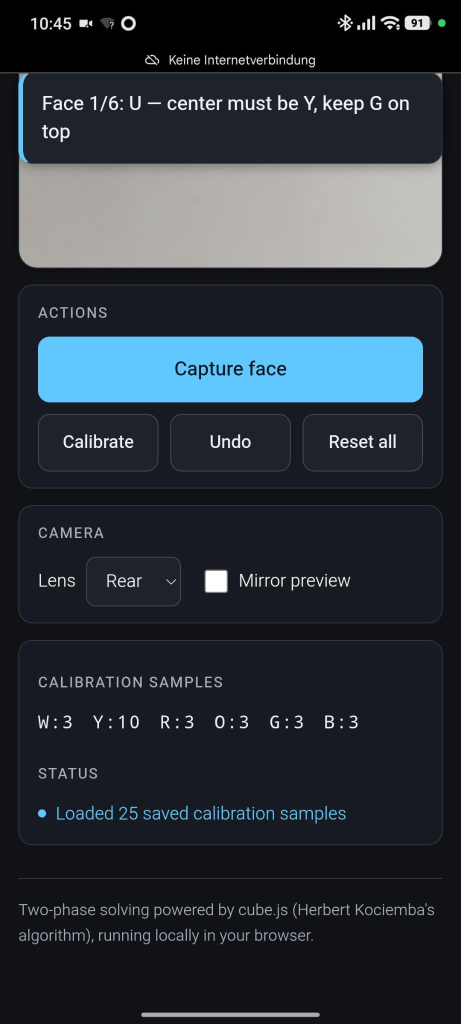
#> input picture bottom.jpg, 922 x 2048 px, given in place of the camera (shown at 1/2 size)
$ python cube_scanner.py
#> lines starting #> are read from the running program, lines starting #| are printed output that depends on the picture; after the words box and inside, x2 and y2 are one past the last pixel; in counts of white or black regions, pixels touching at a corner belong together
import argparse
import json
import os

import cv2
import numpy as np
import kociemba

CALIB_FILE = os.path.join(os.path.dirname(os.path.abspath(__file__)), "cube_calibration.json")

FACE_ORDER = ["U", "R", "F", "D", "L", "B"]

CENTER_LETTER_FOR_FACE = {
    "U": "y",
    "R": "r",
    "F": "b",
    "D": "w",
    "L": "o",
    "B": "g",
}

TOP_COLOR_FOR_FACE = {
    "U": "g",
    "R": "y",
    "F": "y",
    "D": "b",
    "L": "y",
    "B": "y",
}

COLOR_LETTERS = ["w", "y", "r", "o", "g", "b"]

DEFAULT_HSV = {
    "w": np.array([0.0, 18.0, 225.0]),
    "y": np.array([28.0, 200.0, 220.0]),
    "r": np.array([2.0, 215.0, 180.0]),
    "o": np.array([11.0, 225.0, 225.0]),
    "g": np.array([65.0, 190.0, 150.0]),
    "b": np.array([108.0, 205.0, 180.0]),
}

SWATCH_BGR = {
    "w": (235, 235, 235),
    "y": (0, 215, 255),
    "r": (40, 40, 210),
    "o": (0, 140, 255),
    "g": (60, 160, 60),
    "b": (200, 90, 0),
}

LETTER_TO_FACE_CHAR = {"y": "U", "r": "R", "b": "F", "w": "D", "o": "L", "g": "B"}

GRID_SIZE = 3
CELL_SIZE_PX = 70
CELL_GAP_PX = 10
FRAMES_TO_SMOOTH = 6
MAX_SAMPLES_PER_COLOR = 30


def build_grid(frame_shape):
    frame_h, frame_w = frame_shape[:2]

    grid_span = GRID_SIZE * CELL_SIZE_PX + (GRID_SIZE - 1) * CELL_GAP_PX
    left = frame_w // 2 - grid_span // 2
    top = frame_h // 2 - grid_span // 2

    cells = []
    for row in range(GRID_SIZE):
        for col in range(GRID_SIZE):
            cell_x = left + col * (CELL_SIZE_PX + CELL_GAP_PX)
            cell_y = top + row * (CELL_SIZE_PX + CELL_GAP_PX)
            cells.append((cell_x, cell_y, CELL_SIZE_PX, CELL_SIZE_PX))

    return cells


KMEANS_CLUSTERS = 3
KMEANS_CRITERIA = (cv2.TERM_CRITERIA_EPS + cv2.TERM_CRITERIA_MAX_ITER, 15, 1.0)


def dominant_bgr_cluster(pixels_bgr):
    attempts = 4
    _, labels, centers = cv2.kmeans(
        pixels_bgr, KMEANS_CLUSTERS, None, KMEANS_CRITERIA, attempts, cv2.KMEANS_PP_CENTERS
    )
    labels = labels.flatten()

    cluster_sizes = np.bincount(labels, minlength=KMEANS_CLUSTERS)
    brightness = centers.sum(axis=1)

    not_blown_out = brightness < 720
    eligible = np.where(not_blown_out)[0] if not_blown_out.any() else np.arange(KMEANS_CLUSTERS)

    largest = eligible[np.argmax(cluster_sizes[eligible])]
    return pixels_bgr[labels == largest]


# [6 lines left out: function unmirror_face, not called in this run]


def read_sticker_hsv(frame, cell):
    cx, cy, cw, ch = cell
    inset = int(cw * 0.3)

    patch = frame[cy + inset:cy + ch - inset, cx + inset:cx + cw - inset]
    if patch.size == 0:
        return np.zeros(3)

    patch = cv2.GaussianBlur(patch, (5, 5), 0)
    pixels_bgr = patch.reshape(-1, 3).astype(np.float32)

    dominant_bgr = dominant_bgr_cluster(pixels_bgr)
    pixels = cv2.cvtColor(dominant_bgr.reshape(-1, 1, 3).astype(np.uint8), cv2.COLOR_BGR2HSV).reshape(-1, 3)
    pixels = pixels.astype(np.float32)

    hue_radians = pixels[:, 0] * (np.pi / 90.0)
    sat_weight = pixels[:, 1] + 1.0
    mean_x = float((np.cos(hue_radians) * sat_weight).sum() / sat_weight.sum())
    mean_y = float((np.sin(hue_radians) * sat_weight).sum() / sat_weight.sum())
    mean_hue = (np.arctan2(mean_y, mean_x) % (2 * np.pi)) * (90.0 / np.pi)

    return np.array([mean_hue, float(np.median(pixels[:, 1])), float(np.median(pixels[:, 2]))])


def hue_distance(hue_a, hue_b):
    diff = abs(float(hue_a) - float(hue_b)) % 180.0
    return min(diff, 180.0 - diff)


def hsv_distance(sample, reference):
    hue_gap = hue_distance(sample[0], reference[0]) / 90.0
    shared_saturation = min(sample[1], reference[1]) / 255.0
    sat_gap = abs(sample[1] - reference[1]) / 255.0
    val_gap = abs(sample[2] - reference[2]) / 255.0

    return hue_gap * shared_saturation * 5.0 + sat_gap * 1.2 + val_gap * 0.2


def build_cost_matrix(samples, references):
    return np.array([[hsv_distance(sample, references[letter]) for letter in COLOR_LETTERS] for sample in samples])


# [39 lines left out: function assign_with_quota, not called in this run]


def weighted_hsv_mean(samples, weights):
    values = np.array(samples, dtype=np.float64)
    weights = np.array(weights, dtype=np.float64)

    hue_radians = values[:, 0] * (np.pi / 90.0)
    hue_weights = weights * (values[:, 1] + 1.0)
    mean_x = (np.cos(hue_radians) * hue_weights).sum() / hue_weights.sum()
    mean_y = (np.sin(hue_radians) * hue_weights).sum() / hue_weights.sum()
    mean_hue = (np.arctan2(mean_y, mean_x) % (2 * np.pi)) * (90.0 / np.pi)

    mean_sat = (values[:, 1] * weights).sum() / weights.sum()
    mean_val = (values[:, 2] * weights).sum() / weights.sum()

    return np.array([mean_hue, mean_sat, mean_val])


# [4 lines left out: function save_calibration, not called in this run]


def load_calibration():
    if not os.path.exists(CALIB_FILE):
        return {letter: [] for letter in COLOR_LETTERS}

    with open(CALIB_FILE) as f:
        raw = json.load(f)

    return {letter: [np.array(s, dtype=np.float64) for s in raw.get(letter, [])] for letter in COLOR_LETTERS}


# [36 lines left out: function solve_face_colors, not called in this run]


def letters_to_kociemba_string(sticker_letters):
    return "".join(LETTER_TO_FACE_CHAR[letter] for letter in sticker_letters)


# [109 lines left out: functions solve_and_report, edit_face_window, not called in this run]


def draw_hud(frame, cells, samples, labels, face_index, samples_by_color):
    frame_h, frame_w = frame.shape[:2]

    for cell, label in zip(cells, labels):
        cell_x, cell_y, cell_w, cell_h = cell

        cv2.rectangle(frame, (cell_x, cell_y), (cell_x + cell_w, cell_y + cell_h), (0, 0, 0), 3)
        cv2.rectangle(frame, (cell_x, cell_y), (cell_x + cell_w, cell_y + cell_h), (255, 255, 255), 1)

        swatch_color = SWATCH_BGR[label]
        cv2.rectangle(frame, (cell_x + 4, cell_y + 4), (cell_x + 22, cell_y + 22), swatch_color, -1)
        cv2.rectangle(frame, (cell_x + 4, cell_y + 4), (cell_x + 22, cell_y + 22), (0, 0, 0), 1)

        text_pos = (cell_x + cell_w // 2 - 12, cell_y + cell_h // 2 + 12)
        cv2.putText(frame, label.upper(), text_pos, cv2.FONT_HERSHEY_SIMPLEX, 0.9, (0, 0, 0), 4)
        cv2.putText(frame, label.upper(), text_pos, cv2.FONT_HERSHEY_SIMPLEX, 0.9, (255, 255, 255), 1)

    cv2.rectangle(frame, (0, 0), (frame_w, 76), (25, 25, 25), -1)

    if face_index < len(FACE_ORDER):
        face = FACE_ORDER[face_index]
        expected_center = CENTER_LETTER_FOR_FACE[face].upper()
        expected_top = TOP_COLOR_FOR_FACE[face].upper()
        header = f"Face {face_index + 1}/6: {face}   center must be {expected_center}   keep {expected_top} on top"
    else:
        header = "All faces captured"

    cv2.putText(frame, header, (10, 28), cv2.FONT_HERSHEY_SIMPLEX, 0.72, (255, 255, 255), 2)
    cv2.putText(
        frame,
        "SPACE capture (then e to edit)   u undo   c calibrate face color   r reset   ESC quit",
        (10, 56),
        cv2.FONT_HERSHEY_SIMPLEX,
        0.48,
        (190, 190, 190),
        1,
    )

    for i, letter in enumerate(COLOR_LETTERS):
        swatch_x, swatch_y = 10 + i * 44, frame_h - 54
        sample_count = len(samples_by_color[letter])

        cv2.rectangle(frame, (swatch_x, swatch_y), (swatch_x + 34, swatch_y + 34), SWATCH_BGR[letter], -1)

        border_color = (0, 255, 0) if sample_count else (90, 90, 90)
        cv2.rectangle(frame, (swatch_x, swatch_y), (swatch_x + 34, swatch_y + 34), border_color, 2)

        cv2.putText(frame, letter, (swatch_x + 12, swatch_y + 24), cv2.FONT_HERSHEY_SIMPLEX, 0.5, (0, 0, 0), 1)
        cv2.putText(
            frame, f"x{sample_count}", (swatch_x, swatch_y + 48), cv2.FONT_HERSHEY_SIMPLEX, 0.4, (255, 255, 255), 1
        )


def open_camera(source):
    if isinstance(source, str) and source.isdigit():
        source = int(source)

    camera = cv2.VideoCapture(source)
    if not camera.isOpened():
        raise RuntimeError(
            f"Could not open camera source {source!r}. "
            "Run with --list-cameras to see which indexes work."
        )

    if isinstance(source, int):
        camera.set(cv2.CAP_PROP_FRAME_WIDTH, 1280)
        camera.set(cv2.CAP_PROP_FRAME_HEIGHT, 720)

    return camera


# [12 lines left out: function list_cameras, not called in this run]


def run_scanner(camera_source=0):
#> called with camera_source = '0'
    camera = open_camera(camera_source)

    references = {letter: hsv.copy() for letter, hsv in DEFAULT_HSV.items()}
    samples_by_color = load_calibration()
#> (reads cube_calibration.json from the repository)

    for letter, samples in samples_by_color.items():
        if samples:
            references[letter] = weighted_hsv_mean(samples, [1.0] * len(samples))

    total_loaded = sum(len(samples) for samples in samples_by_color.values())
    if total_loaded:
        print(f"Loaded {total_loaded} saved calibration samples from {CALIB_FILE}")

    captured_faces = []
    manual_face_letters = {}
    face_index = 0
    recent_frames = []
    center_cell = GRID_SIZE * GRID_SIZE // 2

    # [7 lines left out: function calibrate, not called in this run]

    while True:
        got_frame, frame = camera.read()
#> frame is the input picture: shape (2048, 922, 3); mean B, G, R 59.1, 50.9, 43.6
        if not got_frame:
            break
        frame = cv2.flip(frame, 1)
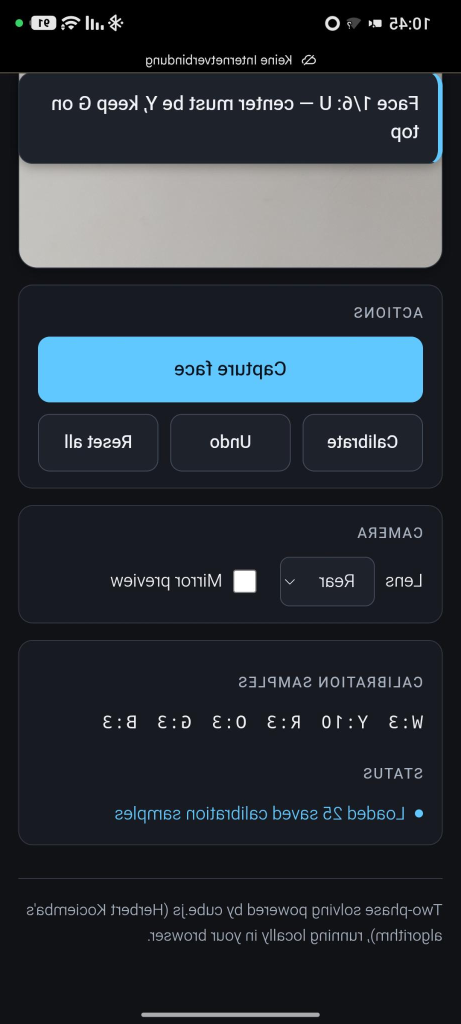
#> frame: shape (2048, 922, 3) (shown at 1/2 size); mean B, G, R 59.1, 50.9, 43.6

        cells = build_grid(frame.shape)
        this_frame = [read_sticker_hsv(frame, cell) for cell in cells]
#> in read_sticker_hsv, `patch = cv2.GaussianBlur(patch, (5, 5), 0)`:
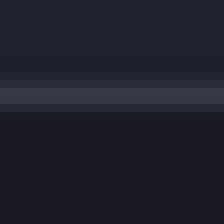
#> patch: shape (28, 28, 3) (shown 8 times larger); mean B, G, R 42.2, 32.3, 28.8
#> in read_sticker_hsv, `pixels_bgr = patch.reshape(-1, 3).astype(np.float32)`: pixels_bgr = 784 rows, first 8: [45, 34, 30], [45, 34, 30], [45, 34, 30], [45, 34, 30], [45, 34, 30], [45, 34, 30], [45, 34, 30], [45, 34, 30]
#> in dominant_bgr_cluster, `_, labels, centers = cv2.kmeans( pixels_bgr, KMEANS_CLUSTERS, None, KM..`: labels = 784 values, max 2 at index 0, min 0 at index 280, mean 1.29; centers = [[63, 52, 48], [35.21, 26.21, 23.14], [45.55, 34.64, 30.64]]
#> in dominant_bgr_cluster, `cluster_sizes = np.bincount(labels, minlength=KMEANS_CLUSTERS)`: cluster_sizes = [84, 392, 308]
#> in dominant_bgr_cluster, `brightness = centers.sum(axis=1)`: brightness = [163, 84.57, 110.8]
#> in dominant_bgr_cluster, `not_blown_out = brightness < 720`: not_blown_out = [True, True, True]
#> in dominant_bgr_cluster, `eligible = np.where(not_blown_out)[0] if not_blown_out.any() else np.a..`: eligible = [0, 1, 2]
#> in dominant_bgr_cluster, `largest = eligible[np.argmax(cluster_sizes[eligible])]`: largest = 1
#> in read_sticker_hsv, `dominant_bgr = dominant_bgr_cluster(pixels_bgr)`: dominant_bgr = 392 rows, first 8: [38, 29, 25], [38, 29, 25], [38, 29, 25], [38, 29, 25], [38, 29, 25], [38, 29, 25], [38, 29, 25], [38, 29, 25]
#> in read_sticker_hsv, `pixels = cv2.cvtColor(dominant_bgr.reshape(-1, 1, 3).astype(np.uint8),..`: pixels = 392 rows, first 8: [111, 87, 38], [111, 87, 38], [111, 87, 38], [111, 87, 38], [111, 87, 38], [111, 87, 38], [111, 87, 38], [111, 87, 38]
#> in read_sticker_hsv, `hue_radians = pixels[:, 0] * (np.pi / 90.0)`: hue_radians = 392 values from 3.87 to 3.94
#> in read_sticker_hsv, `sat_weight = pixels[:, 1] + 1.0`: sat_weight = 392 values from 88 to 88
#> in read_sticker_hsv, `mean_x = float((np.cos(hue_radians) * sat_weight).sum() / sat_weight.s..`: mean_x = -0.698
#> in read_sticker_hsv, `mean_y = float((np.sin(hue_radians) * sat_weight).sum() / sat_weight.s..`: mean_y = -0.716
#> in read_sticker_hsv, `mean_hue = (np.arctan2(mean_y, mean_x) % (2 * np.pi)) * (90.0 / np.pi)`: mean_hue = 112.9
#> call 4 of read_sticker_hsv, with cell = (346, 989, 70, 70)
#> in read_sticker_hsv (call 4), `cx, cy, cw, ch = cell`: cx = 346; cy = 989
#> in read_sticker_hsv (call 4), `patch = frame[cy + inset:cy + ch - inset, cx + inset:cx + cw - inset]`:
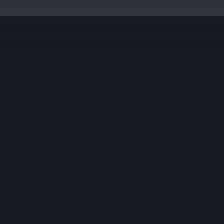
#> patch: shape (28, 28, 3) (shown 8 times larger); mean B, G, R 36.8, 27.8, 24.8
#> in read_sticker_hsv (call 4), `pixels_bgr = patch.reshape(-1, 3).astype(np.float32)`: pixels_bgr = 784 rows, first 8: [57, 48, 45], [57, 48, 45], [57, 48, 45], [57, 48, 45], [57, 48, 45], [57, 48, 45], [57, 48, 45], [57, 48, 45]
#> in read_sticker_hsv (call 4), `dominant_bgr = dominant_bgr_cluster(pixels_bgr)`: dominant_bgr = 700 rows, first 8: [37, 28, 25], [37, 28, 25], [37, 28, 25], [37, 28, 25], [37, 28, 25], [37, 28, 25], [37, 28, 25], [37, 28, 25]
#> in read_sticker_hsv (call 4), `pixels = cv2.cvtColor(dominant_bgr.reshape(-1, 1, 3).astype(np.uint8),..`: pixels = 700 rows, first 8: [113, 83, 37], [113, 83, 37], [113, 83, 37], [113, 83, 37], [113, 83, 37], [113, 83, 37], [113, 83, 37], [113, 83, 37]
#> in read_sticker_hsv (call 4), `hue_radians = pixels[:, 0] * (np.pi / 90.0)`: hue_radians = 700 values from 3.94 to 3.94
#> in read_sticker_hsv (call 4), `sat_weight = pixels[:, 1] + 1.0`: sat_weight = 700 values from 84 to 88
#> in read_sticker_hsv (call 4), `mean_x = float((np.cos(hue_radians) * sat_weight).sum() / sat_weight.s..`: mean_x = -0.695
#> in read_sticker_hsv (call 4), `mean_y = float((np.sin(hue_radians) * sat_weight).sum() / sat_weight.s..`: mean_y = -0.719
#> in read_sticker_hsv (call 4), `mean_hue = (np.arctan2(mean_y, mean_x) % (2 * np.pi)) * (90.0 / np.pi)`: mean_hue = 113
#> in read_sticker_hsv (call 7), `cx, cy, cw, ch = cell`: cx = 346; cy = 1069
#> in read_sticker_hsv (call 7), `patch = frame[cy + inset:cy + ch - inset, cx + inset:cx + cw - inset]`:
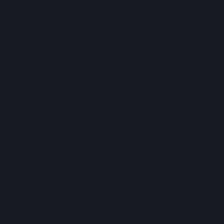
#> patch: shape (28, 28, 3) (shown 8 times larger); mean B, G, R 35, 26, 23
#> in read_sticker_hsv (call 7), `pixels_bgr = patch.reshape(-1, 3).astype(np.float32)`: pixels_bgr = 784 rows, first 8: [35, 26, 23], [35, 26, 23], [35, 26, 23], [35, 26, 23], [35, 26, 23], [35, 26, 23], [35, 26, 23], [35, 26, 23]
#> in read_sticker_hsv (call 7), `dominant_bgr = dominant_bgr_cluster(pixels_bgr)`: dominant_bgr = 782 rows, first 8: [35, 26, 23], [35, 26, 23], [35, 26, 23], [35, 26, 23], [35, 26, 23], [35, 26, 23], [35, 26, 23], [35, 26, 23]
#> in read_sticker_hsv (call 7), `pixels = cv2.cvtColor(dominant_bgr.reshape(-1, 1, 3).astype(np.uint8),..`: pixels = 782 rows, first 8: [113, 87, 35], [113, 87, 35], [113, 87, 35], [113, 87, 35], [113, 87, 35], [113, 87, 35], [113, 87, 35], [113, 87, 35]
#> in read_sticker_hsv (call 7), `hue_radians = pixels[:, 0] * (np.pi / 90.0)`: hue_radians = 782 values from 3.94 to 3.94
#> in read_sticker_hsv (call 7), `sat_weight = pixels[:, 1] + 1.0`: sat_weight = 782 values from 88 to 88
#> this_frame = [[112.9, 87, 35], [112.9, 87, 35], [112.9, 87, 35], [113, 87, 35], [113, 87, 35], [113, 87, 35], [113, 87, 35], [113, 87, 35], [113, 87, 35]]

        recent_frames.append(this_frame)
        if len(recent_frames) > FRAMES_TO_SMOOTH:
            recent_frames.pop(0)

        smoothed_samples = []
        for cell_index in range(len(cells)):
            history = np.array([frame_samples[cell_index] for frame_samples in recent_frames])
            hue_radians = history[:, 0] * (np.pi / 90.0)
            mean_hue = (np.arctan2(np.sin(hue_radians).mean(), np.cos(hue_radians).mean()) % (2 * np.pi)) * (90.0 / np.pi)
            smoothed_samples.append(np.array([mean_hue, history[:, 1].mean(), history[:, 2].mean()]))
#> this loop made 9 passes
#> (history, mean_hue) on passes 1 to 9: ([[112.9, 87, 35]], 112.9), ([[112.9, 87, 35]], 112.9), ([[112.9, 87, 35]], 112.9), ([[113, 87, 35]], 113), ([[113, 87, 35]], 113), ([[113, 87, 35]], 113), ([[113, 87, 35]], 113), ([[113, 87, 35]], 113), ([[113, 87, 35]], 113)
#> after the loop, smoothed_samples has the same summary as this_frame

        labels = [min(COLOR_LETTERS, key=lambda letter: hsv_distance(sample, references[letter])) for sample in smoothed_samples]
#> labels = ['w', 'w', 'w', 'w', 'w', 'w', 'w', 'w', 'w']

        draw_hud(frame, cells, smoothed_samples, labels, face_index, samples_by_color)
#> the loop in draw_hud, `for cell, label in zip(cells, labels):` made 9 passes
#> (cell, cell_x, cell_y, text_pos) on passes 1 to 9: ((346, 909, 70, 70), 346, 909, (369, 956)), ((426, 909, 70, 70), 426, 909, (449, 956)), ((506, 909, 70, 70), 506, 909, (529, 956)), ((346, 989, 70, 70), 346, 989, (369, 1036)), ((426, 989, 70, 70), 426, 989, (449, 1036)), ((506, 989, 70, 70), 506, 989, (529, 1036)), ((346, 1069, 70, 70), 346, 1069, (369, 1116)), ((426, 1069, 70, 70), 426, 1069, (449, 1116)), ((506, 1069, 70, 70), 506, 1069, (529, 1116))
#> after the loop in draw_hud, `for cell, label in zip(cells, labels):`:
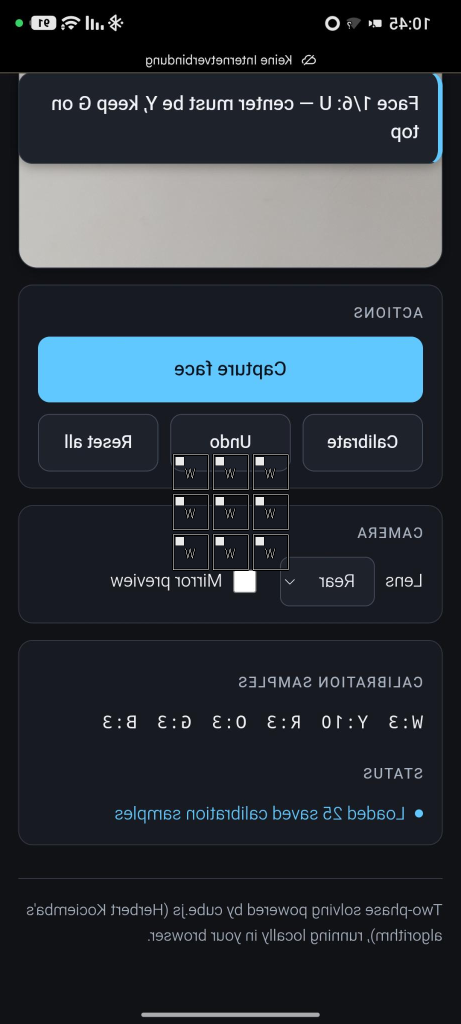
#> frame: shape (2048, 922, 3) (shown at 1/2 size); 1% of pixels changed, all inside (x1, y1, x2, y2) = (344, 907, 579, 1142)
#> in draw_hud, `cv2.putText( frame, "SPACE capture (then e to edit)   u undo   c calib..`:
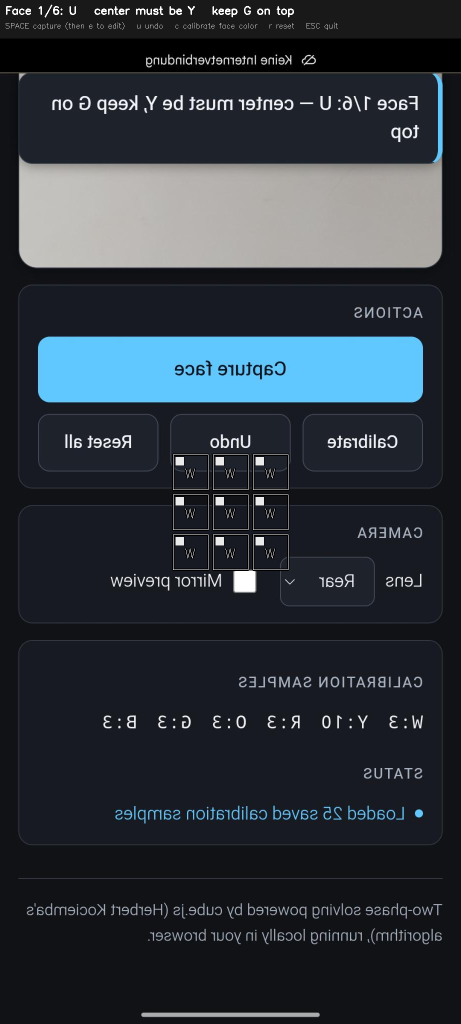
#> frame: shape (2048, 922, 3) (shown at 1/2 size); mean B, G, R 60.4, 52.3, 45
#> after the loop in draw_hud, `for i, letter in enumerate(COLOR_LETTERS):`:
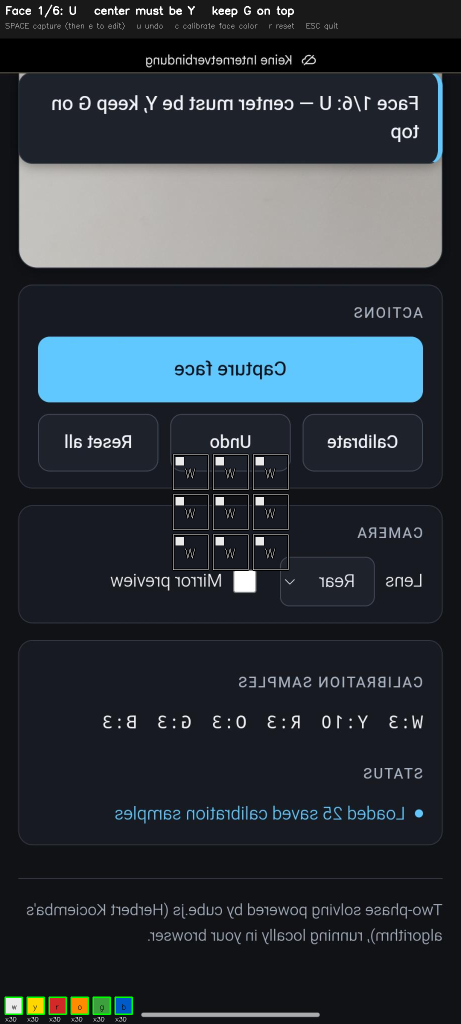
#> frame: shape (2048, 922, 3) (shown at 1/2 size); 0.45% of pixels changed, all inside (x1, y1, x2, y2) = (9, 1993, 266, 2043)
        cv2.imshow("Cube Scanner", frame)

        key = cv2.waitKey(1) & 0xFF
#> (key q is pressed here)

        if key in (27, ord("q")):
            break

        elif key == ord("r"):
            references = {letter: hsv.copy() for letter, hsv in DEFAULT_HSV.items()}
            samples_by_color = {letter: [] for letter in COLOR_LETTERS}
            save_calibration(samples_by_color)
            captured_faces.clear()
            manual_face_letters.clear()
            face_index = 0
            print("Reset")

        elif key == ord("c") and face_index < len(FACE_ORDER):
            letter = CENTER_LETTER_FOR_FACE[FACE_ORDER[face_index]]
            calibrate(letter, smoothed_samples[center_cell])
            hsv = references[letter]
            print(f"Calibrated {letter} ({len(samples_by_color[letter])} samples) -> H{hsv[0]:.0f} S{hsv[1]:.0f} V{hsv[2]:.0f}")

        elif key == ord("u") and captured_faces:
            captured_faces.pop()
            face_index -= 1
            manual_face_letters.pop(face_index, None)
            print(f"Undid face, now on {FACE_ORDER[face_index]}")

        elif key == 32 and face_index < len(FACE_ORDER):
            this_face = FACE_ORDER[face_index]
            letter = CENTER_LETTER_FOR_FACE[this_face]
            calibrate(letter, smoothed_samples[center_cell])
            captured_faces.append(unmirror_face([sample.copy() for sample in smoothed_samples]))
            captured_index = face_index
            print(f"Captured {this_face}")

            prompt_frame = frame.copy()
            cv2.putText(
                prompt_frame,
                "Press E to review/edit this face, any other key to continue",
                (10, prompt_frame.shape[0] - 14),
                cv2.FONT_HERSHEY_SIMPLEX,
                0.55,
                (80, 220, 255),
                2,
            )
            cv2.imshow("Cube Scanner", prompt_frame)
            choice = cv2.waitKey(0) & 0xFF

            if choice == ord("e"):
                edited = edit_face_window(this_face, unmirror_face(labels))
                if edited is not None:
                    manual_face_letters[captured_index] = edited
                    print(f"Edited {this_face} manually")

            face_index += 1
            if face_index >= len(FACE_ORDER):
                print("All faces captured, press ESC to solve")

    camera.release()
    cv2.destroyAllWindows()

    if len(captured_faces) < len(FACE_ORDER):
        print("Scan incomplete")
        return

    all_samples = [sample for face in captured_faces for sample in face]
    known_centers = {
        CENTER_LETTER_FOR_FACE[face]: captured_faces[i][center_cell] for i, face in enumerate(FACE_ORDER)
    }

    fixed_labels = {}
    for face_i, face in enumerate(FACE_ORDER):
        fixed_labels[face_i * 9 + center_cell] = CENTER_LETTER_FOR_FACE[face]
    for face_i, face_letters in manual_face_letters.items():
        for cell_i, letter in enumerate(face_letters):
            fixed_labels[face_i * 9 + cell_i] = letter

    sticker_letters, _ = solve_face_colors(all_samples, references, known_centers, fixed_labels=fixed_labels)

    solve_and_report(sticker_letters)


if __name__ == "__main__":
    parser = argparse.ArgumentParser(description="Scan a Rubik's cube with a camera and solve it.")
    parser.add_argument(
        "--camera",
        default="0",
        help="camera index (0, 1, 2...) or a stream URL such as http://192.168.1.50:8080/video",
    )
    parser.add_argument("--list-cameras", action="store_true", help="show which camera indexes are available")
    args = parser.parse_args()

    if args.list_cameras:
        list_cameras()
    else:
        run_scanner(args.camera)
